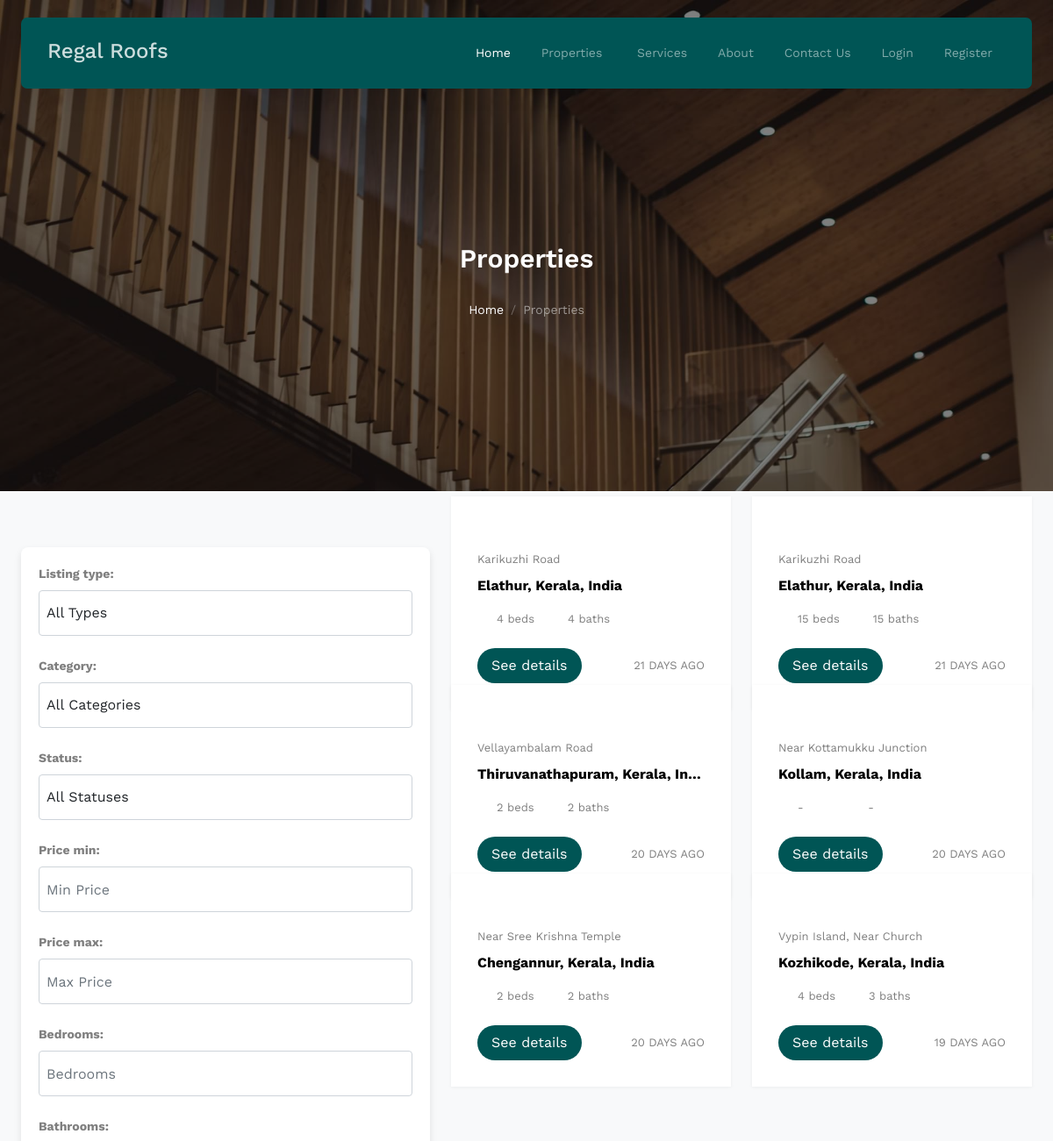
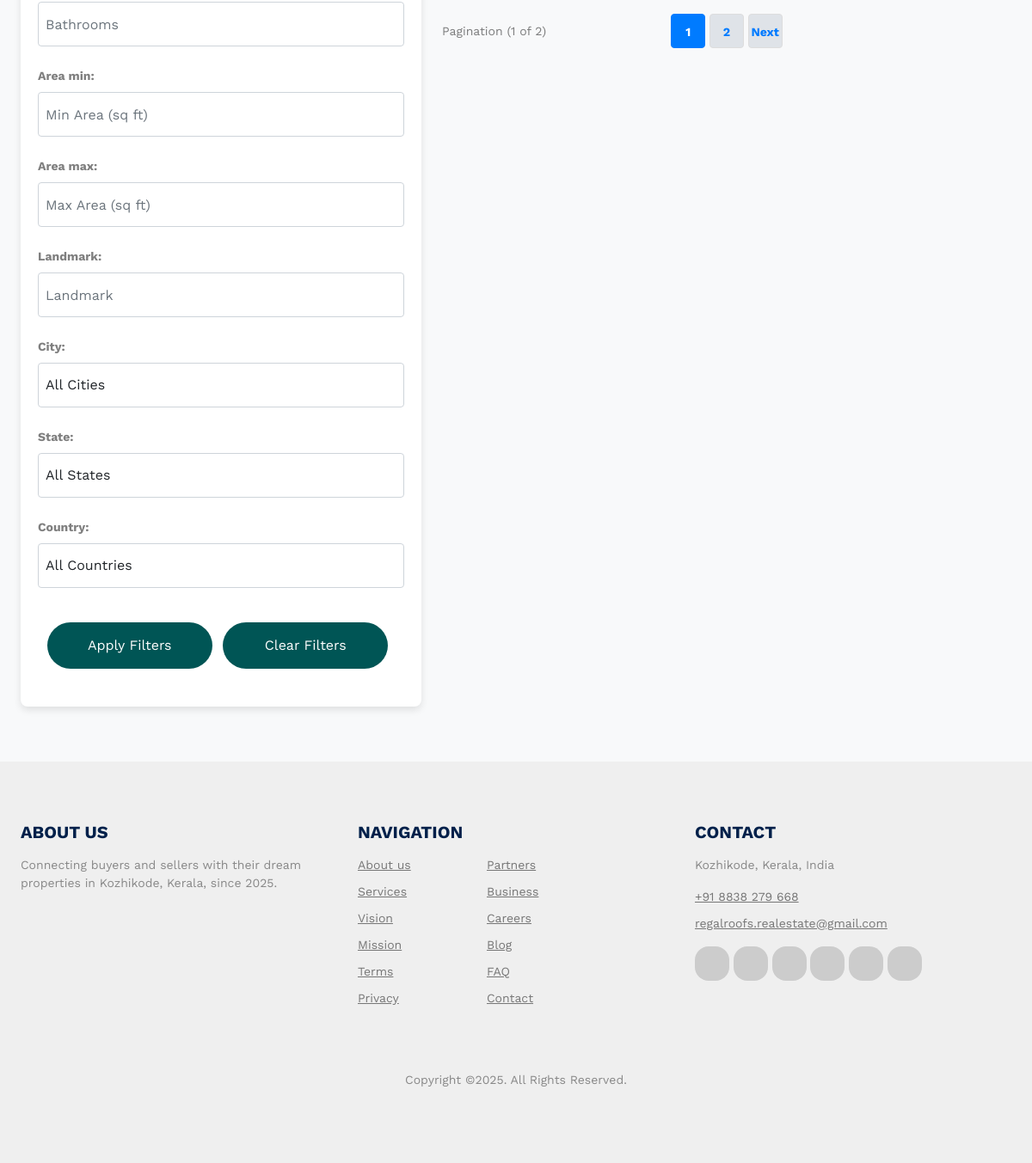
/listings/, run on the app's committed database (2 pictures, top to bottom).
### listings/models/property_listing.py (models this page shows, shortened)
class PropertyListing(models.Model):
    STATUS_CHOICES = (
        ('available', 'Available'),
        ('sold', 'Sold'),
        ('rented', 'Rented'),
    )
    TYPE_CHOICES = (
        ('sale', 'For Sale'),
        ('rent', 'For Rent'),
    )
    user = models.ForeignKey(User, on_delete=models.CASCADE, related_name='listings')
    title = models.CharField(max_length=200)
    slug = models.SlugField(max_length=250, unique=True, blank=True)
    description = models.TextField()
    price = models.DecimalField(max_digits=10, decimal_places=2)
    listing_type = models.CharField(max_length=10, choices=TYPE_CHOICES, default='sale')
    category = models.ForeignKey(Category, on_delete=models.SET_NULL, null=True, related_name='listings')
    location = models.ForeignKey(Location, on_delete=models.SET_NULL, null=True, related_name='listings')
    status = models.CharField(max_length=20, choices=STATUS_CHOICES, default='available')
    bedrooms = models.PositiveIntegerField(blank=True, null=True)
    bathrooms = models.PositiveIntegerField(blank=True, null=True)
    area = models.DecimalField(max_digits=10, decimal_places=2, blank=True, null=True)  # in square feet
    is_verified = models.BooleanField(default=False)
    view_count = models.PositiveIntegerField(default=0)
    created_at = models.DateTimeField(auto_now_add=True)
    updated_at = models.DateTimeField(auto_now=True)

### listings/models/location.py (models this page shows, shortened)
class Location(models.Model):
    landmark = models.CharField(max_length=200, blank=True)
    city = models.CharField(max_length=100)
    state = models.CharField(max_length=100)
    country = models.CharField(max_length=100)
    zip_code = models.CharField(max_length=20, blank=True)
    slug = models.SlugField(max_length=200, unique=True, blank=True)
    created_at = models.DateTimeField(auto_now_add=True)
    def __str__(self):
        return f"{self.city}, {self.state}, {self.country}"

### listings/listings/views.py (the view, shortened to what this page needs)
# urls.py: path('listings/', listing_list, name='listing_list'),
def listing_list(request):
    filter_form = PropertyFilterForm(request.GET or None)
    listings = PropertyListing.objects.all()
    paginator = Paginator(listings, 6)  # Show 6 listings per page
    page = request.GET.get('page')
    try:
        listings_paginated = paginator.page(page)
    except PageNotAnInteger:
        listings_paginated = paginator.page(1)
    except EmptyPage:
        listings_paginated = paginator.page(paginator.num_pages)
    if request.user.is_authenticated:
        favorites = set(
            Favorite.objects.filter(user=request.user).values_list('listing_id', flat=True)
        )
        for listing in listings_paginated:
            listing.is_favorite = listing.id in favorites
    else:
        for listing in listings_paginated:
            listing.is_favorite = False
    context = {
        'listings': listings_paginated,
        'filter_form': filter_form,
        'paginator': paginator,
        'page_obj': listings_paginated,
    }
    return render(request, 'listings/listings/listing_list.html', context)

### listings/models/category.py (called while the page is built)
    def __str__(self):
        return self.name

### listings/templatetags/babel_filters.py (called while the page is built)
@register.filter
def inr_currency(value):
    try:
        formatted_value = format_currency(value, 'INR', locale='en_IN')
        return formatted_value.split('.')[0]
    except (ValueError, TypeError):
        return value

### listings/templatetags/custom_filters.py (called while the page is built)
@register.filter
def smart_date(value):
    if not value:
        return ""
    now = timezone.now()
    today = now.date()
    date = value.date()
    delta = today - date
    if delta.days == 0:
        return "TODAY"
    elif delta.days == 1:
        return "YESTERDAY"
    elif 1 < delta.days <= 30:
        return f"{delta.days} DAYS AGO"
    elif date.year == today.year:
        return value.strftime("%b %d")
    else:
        return value.strftime("%b %d %Y")

### listings/templatetags/querystring_tags.py (called while the page is built)
@register.simple_tag(takes_context=True)
def querystring_without_page(context, page_num):
    request = context['request']
    query_dict = request.GET.copy()
    if 'page' in query_dict:
        del query_dict['page']  # Remove the 'page' parameter
    query_dict['page'] = page_num  # Add the new page number
    return query_dict.urlencode()

### listings/templates/listings/listings/listing_list.html (shortened to what this page needs)
{% extends 'base.html' %}
{% load static %}
{% load querystring_tags %}
{% block content %}
{% block extra_css %}
  <link rel="stylesheet" href="{% static 'listings/css/listing_list.css' %}">
{% endblock %}
  <div class="hero page-inner overlay hero-large" style="background-image: url('{% static 'listings/images/hero_bg_1.jpg' %}')">
    <div class="container">
      <div class="row justify-content-center align-items-center">
        <div class="col-lg-9 text-center mt-10">
          <h1 class="heading" data-aos="fade-up">Properties</h1>
          <nav aria-label="breadcrumb" data-aos="fade-up" data-aos-delay="200">
            <ol class="breadcrumb text-center justify-content-center">
              <li class="breadcrumb-item">
                <a href="{% url 'listings:home' %}">Home</a>
              </li>
              <li class="breadcrumb-item active text-white-50" aria-current="page">Properties</li>
            </ol>
          </nav>
        </div>
      </div>
    </div>
  </div>
  <div class="section section-properties bg-light">
    <div class="container">
      <div class="row">
        <div class="col-md-12 col-lg-5">
          <div class="filter-sidebar">
            <div class="card">
              <div class="card-body">
                <form method="get" class="filter-form">
                  <div class="form-group">
                    {{ filter_form.listing_type.label_tag }}
                    {{ filter_form.listing_type }}
                  </div>
                  <div class="form-group">
                    {{ filter_form.category.label_tag }}
                    {{ filter_form.category }}
                  </div>
                  <div class="form-group">
                    {{ filter_form.status.label_tag }}
                    {{ filter_form.status }}
                  </div>
                  <div class="form-group">
                    {{ filter_form.price_min.label_tag }}
                    {{ filter_form.price_min }}
                  </div>
                  <div class="form-group">
                    {{ filter_form.price_max.label_tag }}
                    {{ filter_form.price_max }}
                  </div>
                  <div class="form-group">
                    {{ filter_form.bedrooms.label_tag }}
                    {{ filter_form.bedrooms }}
                  </div>
                  <div class="form-group">
                    {{ filter_form.bathrooms.label_tag }}
                    {{ filter_form.bathrooms }}
                  </div>
                  <div class="form-group">
                    {{ filter_form.area_min.label_tag }}
                    {{ filter_form.area_min }}
                  </div>
                  <div class="form-group">
                    {{ filter_form.area_max.label_tag }}
                    {{ filter_form.area_max }}
                  </div>
                  <div class="form-group">
                    {{ filter_form.landmark.label_tag }}
                    {{ filter_form.landmark }}
                  </div>
                  <div class="form-group">
                    {{ filter_form.city.label_tag }}
                    {{ filter_form.city }}
                  </div>
                  <div class="form-group">
                    {{ filter_form.state.label_tag }}
                    {{ filter_form.state }}
                  </div>
                  <div class="form-group">
                    {{ filter_form.country.label_tag }}
                    {{ filter_form.country }}
                  </div>
                  <div class="form-group text-center">
                    <button type="submit" class="btn btn-primary">Apply Filters</button>
                    <a href="{% url 'listings:listing_list' %}" class="btn btn-secondary">Clear Filters</a>
                  </div>
                </form>
              </div>
            </div>
          </div>
        </div>
        <div class="col-md-12 col-lg-7">
          {% if listings %}
            <div class="row">
              {% for listing in listings %}
                <div class="col-xs-12 col-sm-6 col-md-6 col-lg-6">
                  {% include 'listings/components/property_card.html' with listing=listing is_favorite=listing.is_favorite custom_class='mb-30' %}
                </div>
              {% endfor %}
            </div>
          {% endif %}
          {% if listings %}
            <div class="row align-items-center py-5">
              <div class="col-lg-3">
                Pagination ({{ page_obj.number }} of {{ paginator.num_pages }})
              </div>
              <div class="col-lg-6 text-center">
                <div class="custom-pagination">
                  {% for num in paginator.page_range %}
                    <a href="?{% querystring_without_page num %}" {% if page_obj.number == num %}class="active"{% endif %}>{{ num }}</a>
                  {% endfor %}
                  {% if page_obj.has_next %}
                    <a href="?{% querystring_without_page page_obj.next_page_number %}">Next</a>
                  {% endif %}
                </div>
              </div>
            </div>
          {% endif %}
        </div>
      </div>
    </div>
  </div>
{% endblock %}

### listings/templates/listings/components/property_card.html (shortened to what this page needs)
{% load static %}
{% load custom_filters %}
{% load babel_filters %}
<div class="property-item {{ custom_class|default:'' }}">
  <div class="img-wrapper">
    {% if listing.is_verified %}
      <div class="verified-seal">✔ Verified</div>
    {% endif %}
    <a href="{% url 'listings:listing_detail' slug=listing.slug %}" class="img">
    </a>
  </div>
  <div class="property-content">
    <div class="price mb-2">
    </div>
    <div>
      {% if listing.location.landmark %}
        <span class="d-block mb-2 text-black-50 text-truncate">{{ listing.location.landmark }}</span>
      {% else %}
        <span class="d-block mb-2 text-black-50 text-truncate">No Landmark Available</span>
      {% endif %}
      <span class="city d-block mb-3 text-truncate">{{ listing.location }}</span>
      <div class="specs d-flex mb-4">
        <span class="d-block d-flex align-items-center me-3">
          <span class="icon-bed me-2"></span>
          {% if listing.bedrooms %}
            <span class="caption">{{ listing.bedrooms }} beds</span>
          {% else %}
            <span class="caption">- &nbsp; &nbsp; &nbsp; &nbsp;</span>
          {% endif %}
        </span>
        <span class="d-block d-flex align-items-center">
          <span class="icon-bath me-2"></span>
          {% if listing.bathrooms %}
            <span class="caption">{{ listing.bathrooms }} baths</span>
          {% else %}
            <span class="caption">- &nbsp; &nbsp; &nbsp; &nbsp;</span>
          {% endif %}
        </span>
      </div>
      <div class="d-flex justify-content-between align-items-center">
        <a href="{% url 'listings:listing_detail' slug=listing.slug %}" class="btn btn-primary py-2 px-3">See details</a>
        <span class="caption">{{ listing.created_at|smart_date }}</span>
      </div>
    </div>
  </div>
</div>

### listings/static/listings/css/listing_list.css (style rules this page uses)
.filter-sidebar .card { border: none; border-radius: 8px; box-shadow: 0 4px 8px rgba(0, 0, 0, 0.1); }
.filter-sidebar .card-body { padding: 20px; }
.filter-form .form-group { margin-bottom: 1.5rem; }
.filter-form label { font-weight: bold; margin-bottom: 0.5rem; display: block; }
.filter-form .form-control { width: 100%; padding: 8px; }
.filter-form .btn { margin-top: 1rem; margin-right: 0.5rem; width: 45%; }
.custom-pagination a { display: inline-block; border: 1px solid #ddd; border-radius: 4px; text-decoration: none; color: #007bff; }
.custom-pagination a.active { background-color: #007bff; color: white; border-color: #007bff; }

### data on the page
PropertyListing: location.landmark "Karikuzhi Road", location "Elathur, Kerala, India", bedrooms "4", bathrooms "4", created_at|smart_date "21 DAYS AGO"
PropertyListing: location.landmark "Karikuzhi Road", location "Elathur, Kerala, India", bedrooms "15", bathrooms "15", created_at|smart_date "21 DAYS AGO"
PropertyListing: location.landmark "Vellayambalam Road", location "Thiruvanathapuram, Kerala, In…", bedrooms "2", bathrooms "2", created_at|smart_date "20 DAYS AGO"
PropertyListing: location.landmark "Near Kottamukku Junction", location "Kollam, Kerala, India", created_at|smart_date "20 DAYS AGO"
PropertyListing: location.landmark "Near Sree Krishna Temple", location "Chengannur, Kerala, India", bedrooms "2", bathrooms "2", created_at|smart_date "20 DAYS AGO"
PropertyListing: location.landmark "Vypin Island, Near Church", location "Kozhikode, Kerala, India", bedrooms "4", bathrooms "3", created_at|smart_date "19 DAYS AGO"

### other printed values
{{ filter_form.listing_type.label_tag }} "Listing type:"
{{ filter_form.category.label_tag }} "Category:"
{{ filter_form.status.label_tag }} "Status:"
{{ filter_form.price_min.label_tag }} "Price min:"
{{ filter_form.price_max.label_tag }} "Price max:"
{{ filter_form.bedrooms.label_tag }} "Bedrooms:"
{{ filter_form.bathrooms.label_tag }} "Bathrooms:"
{{ filter_form.area_min.label_tag }} "Area min:"
{{ filter_form.area_max.label_tag }} "Area max:"
{{ filter_form.landmark.label_tag }} "Landmark:"
{{ filter_form.city.label_tag }} "City:"
{{ filter_form.state.label_tag }} "State:"
{{ filter_form.country.label_tag }} "Country:"
{{ page_obj.number }} "1"
{{ paginator.num_pages }} "2"
